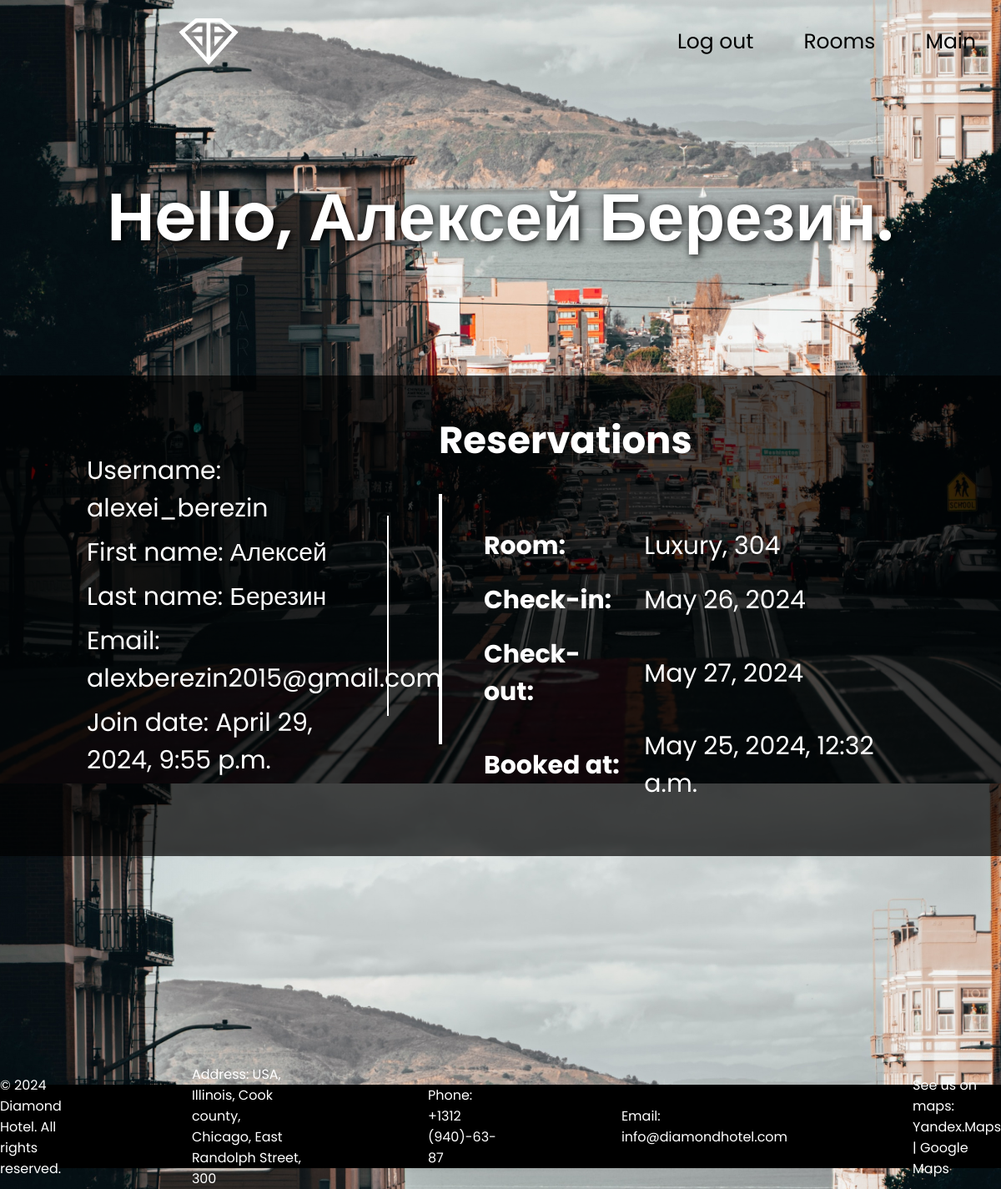
The app's page //profile/ (signed in) with its own data.
### direct/models.py (models this page shows, shortened)
class Reservation(models.Model):
    guest = models.ForeignKey(User, on_delete=models.CASCADE)
    room = models.ForeignKey(Room, on_delete=models.CASCADE)
    check_in = models.DateField(default=timezone.now)
    check_out = models.DateField(default=timezone.now)
    created_at = models.DateTimeField(auto_now_add=True)
    updated_at = models.DateTimeField(auto_now=True)

class Room(models.Model):
    name = models.CharField(max_length=9)
    number = models.IntegerField()
    description = models.TextField()
    price = models.IntegerField()
    capacity = models.IntegerField()
    photo=models.ImageField(upload_to="static/images/rooms")
    is_available = models.BooleanField(default=True)
    def __str__(self):
        return self.name + ", " + str(self.number)
    class Meta:
        ordering=['-price']

### direct/views.py (the view)
# urls.py: path('profile/', views.profile, name='profile'),
@login_required
def profile(request):
    print(timezone.now())
    reservations = Reservation.objects.filter(guest=request.user)
    return render(request, 'profile.html', {'user': request.user, "reservations":reservations})

### direct/templates/profile.html (shortened to what this page needs)
<!DOCTYPE html>
{% load static %}
<html lang="en">
<head>
</head>
<body>
    <header id="header">
      <div class="logobox">
        <img id="logo" src="{% static 'images/diamond.png' %}" alt="">
      </div>
        <ul id="headerul" >
          {% if request.user.is_authenticated %}
          <li>
            <form id="sign_out" method="post" action="{% url 'signout' %}" novalidate>{% csrf_token %}<button type="submit" style="background-color: rgba(0, 0, 0, 0); border:none;">Log out</button></form>
          </li>
          {% endif %}
          <li><a href="{% url 'rooms' %}">Rooms</a></li>
          <li><a href="/">Main</a></li>
        </ul>
    </header>
    <div class="content">
        <p class="hello">Hello, {% if user.first_name and user.last_name %}{{ user.first_name }} {{ user.last_name }}{% else %}{{ user.username }}{% endif %}.</p>
        <div class="container">
            <div class="data-container">
                <div class="data">
                    <p>Username: {{ user.username }}</p>
                    {% if user.first_name %}<p>First name: {{ user.first_name }}{% endif %}
                    {% if user.first_name %}<p>Last name: {{ user.last_name }}{% endif %}
                    <p>Email: {{ user.email }}</p>
                    <p>Join date: {{ user.date_joined }}</p>
                </div>
            </div>
            <div id="hr" style="height: 30vh; width: 2px; background-color: white; margin-left: 30px; margin-right: 30px;"></div>
            <div class="reservations-container">
                {% if reservations %}
                    <h2>Reservations</h2>
                    {% for reservation in reservations %}
                    <div class="res-box" style="display: flex; flex-direction:row; margin-top: 30px;">
                        <div id="hr" style="height: 300px; width: 4px; background-color: white; margin-right: 30px;"></div>
                        <div class="reservation">
                            <table style="border-spacing: 20px; height: 300px;">
                                <tbody>
                                    <tr scope="row">
                                        <td><h4>Room:</h4></td>
                                        <td>{{ reservation.room }}</td>
                                    </tr>
                                    <tr scope="row">
                                        <td><h4>Check-in:</h4></td>
                                        <td>{{ reservation.check_in }}</td>
                                    </tr>
                                    <tr scope="row">
                                        <td><h4>Check-out:</h4></td>
                                        <td>{{ reservation.check_out }}</td>
                                    </tr>
                                    <tr scope="row">
                                        <td><h4>Booked at:</h4></td>
                                        <td>{{ reservation.created_at }}</td>
                                    </tr>
                                </tbody>
                            </table>
                        </div>
                    </div>
                    {% endfor %}
                {% else %}
                You currently have no reservations.
                {% endif %}
            </div>
        </div>
    </div>
    <footer style="margin-bottom: 0px; position:absolute; margin-top: 500px; display:flex; justify-content: center; align-items:center; ">
        <div class="footer-inner" style="color:white; display:flex; justify-content: space-around; align-items:center; column-gap:150px;">
            <p>&copy; 2024 Diamond Hotel. All rights reserved.</p>
            <p>Address: USA, Illinois, Cook county, Chicago, East Randolph Street, 300</p>
            <p>Phone: +1312 (940)-63-87</p>
            <p>Email: info@diamondhotel.com</p>
            <p>See us on maps: <a href="https://yandex.ru/maps/-/CDfYRAOY">Yandex.Maps</a> | <a href="https://maps.app.goo.gl/ktJhHEDGhK79ksde9">Google Maps</a></p>
        </div>
    </footer>
</body>
</html>

### records on screen
Reservation: room "Luxury, 304", check_in "May 26, 2024", check_out "May 27, 2024", created_at "May 25, 2024, 12:32 a.m."

### other values on screen
{{ user.first_name }} "Алексей"
{{ user.last_name }} "Березин"
{{ user.username }} "alexei_berezin"
{{ user.email }} "alexberezin2015@gmail.com"
{{ user.date_joined }} "April 29, 2024, 9:55 p.m."
